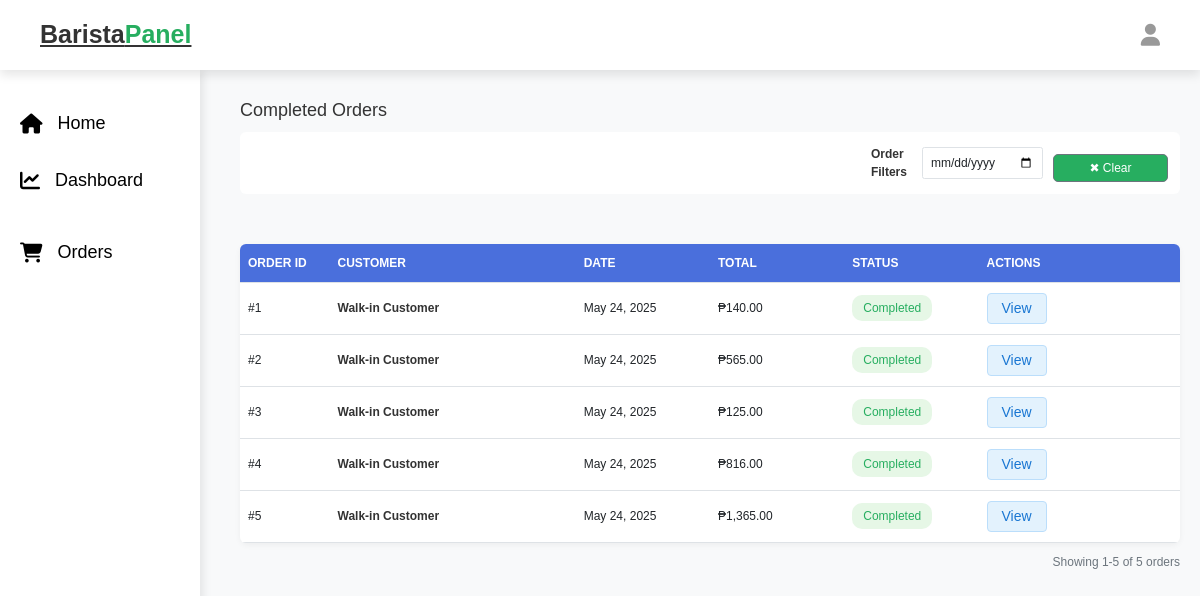
Page /barista_orders.php (signed in) on the earlier database version.
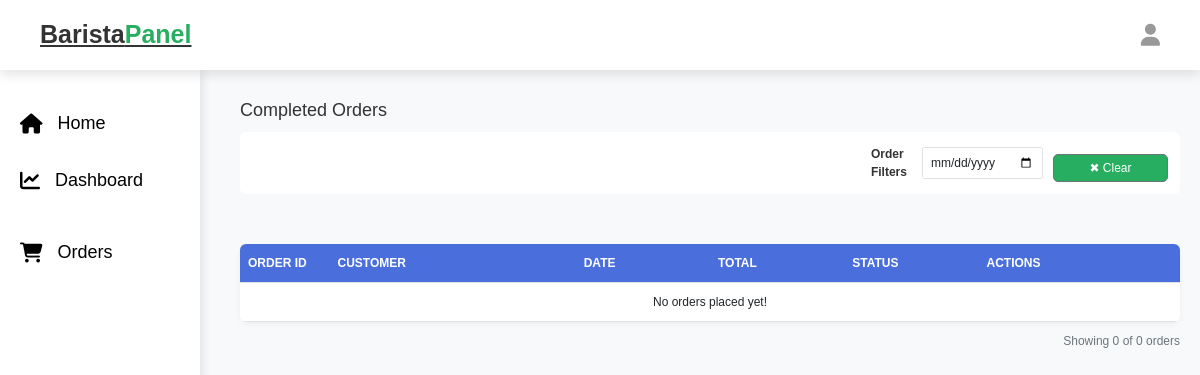
Same page on the later database version.
### tables this page shows
CREATE TABLE `orders` (
  `id` int NOT NULL,
  `user_id` int NOT NULL,
  `name` varchar(100) NOT NULL,
  `number` varchar(12) NOT NULL,
  `email` varchar(100) NOT NULL,
  `method` varchar(50) NOT NULL,
  `address` varchar(500) NOT NULL,
  `payment_status` varchar(20) NOT NULL DEFAULT 'on Queue',
  `cashier` text,
  `receipt` varchar(255) DEFAULT NULL,
  `barista` text,
  `type` enum('coffee','online') NOT NULL DEFAULT 'coffee',
  `placed_on` timestamp NOT NULL DEFAULT CURRENT_TIMESTAMP ON UPDATE CURRENT_TIMESTAMP
);

### barista_orders.php (the view, shortened to what this page needs)
<?php
@include 'config.php';
$cashier_name = $_SESSION['barista_name'] ?? 'Unknown';
$select_orders = $conn->prepare("
    SELECT
        o.id AS order_id,
        o.name,
        o.email,
        o.placed_on,
        o.payment_status,
        o.type,
        GROUP_CONCAT(op.product_id) AS product_ids,
        (SELECT SUM(op2.subtotal) FROM `order_products` op2 WHERE op2.order_id = o.id) AS total_price
    FROM `orders` o
    LEFT JOIN `order_products` op ON o.id = op.order_id
    WHERE o.payment_status = ?  AND o.barista = ?  AND o.type = 'coffee'
    GROUP BY o.id
");
$select_orders->execute(['completed', $cashier_name]);
$orders = $select_orders->fetchAll(PDO::FETCH_ASSOC);
$formatted_orders = [];
foreach ($orders as $order) {
    $formatted_orders[] = [
        'order_id' => $order['order_id'],
        'name' => htmlspecialchars($order['name']),
        'email' => htmlspecialchars($order['email']),
        'placed_on' => date('M d, Y', strtotime($order['placed_on'])),
        'payment_status' => htmlspecialchars($order['payment_status']),
        'total_price' => number_format($order['total_price'], 2),
        'products' => array_filter(array_map(function ($product_id) use ($conn, $order) {
            $select_product = $conn->prepare("SELECT * FROM `products` WHERE id = ?");
            $select_product->execute([$product_id]);
            $product = $select_product->fetch(PDO::FETCH_ASSOC);
            $select_order_product = $conn->prepare("SELECT * FROM `order_products` WHERE order_id = ? AND product_id = ?");
            $select_order_product->execute([$order['order_id'], $product_id]);
            $order_product = $select_order_product->fetch(PDO::FETCH_ASSOC);
            $product['quantity'] = $order_product['quantity'];
            $product['subtotal'] = $order_product['subtotal'];
            return [
                'id' => $product['id'],
                'name' => htmlspecialchars($product['name'] ?? '', ENT_QUOTES, 'UTF-8'),
                'quantity' => htmlspecialchars($product['quantity'] ?? '0', ENT_QUOTES, 'UTF-8'),
                'price' => number_format($product['price'] ?? 0, 2),
                'subtotal' => number_format($product['subtotal'] ?? 0, 2),
                'cup_sizes' => json_decode($order_product['cup_sizes'] ?? '[]', true) ?: [],
                'ingredients' => array_map(function ($ingredient) {
                    return [
                        'name' => htmlspecialchars($ingredient['name'] ?? '', ENT_QUOTES, 'UTF-8'),
                        'level' => htmlspecialchars($ingredient['level'] ?? '', ENT_QUOTES, 'UTF-8')
                    ];
                }, json_decode($order_product['ingredients'] ?? '[]', true) ?: []),
                'add_ons' => array_map(function ($addOn) {
                    return [
                        'name' => htmlspecialchars($addOn['name'] ?? '', ENT_QUOTES, 'UTF-8'),
                        'price' => number_format($addOn['price'] ?? 0, 2)
                    ];
                }, json_decode($order_product['add_ons'] ?? '[]', true) ?: []),
            ];
        }, explode(',', $order['product_ids'])))
    ];
}
$orders = $formatted_orders;
?>
<!DOCTYPE html>
<html lang="en">
<head>
    <link rel="stylesheet" href="https://cdnjs.cloudflare.com/ajax/libs/font-awesome/6.1.1/css/all.min.css">
    <link rel="stylesheet" href="https://cdn.jsdelivr.net/npm/bootstrap@5.3.0/dist/css/bootstrap.min.css">
    <link rel="stylesheet" href="css/admin_style.css">
</head>
<body>
    <?php include 'barista_header.php'; ?>
    <div class="admin-container">
        <div class="d-flex justify-content-between align-items-center mb-3">
            <h2 class="mb-0" style="font-size: 18px;">Completed Orders</h2>
        </div>
        <div class="filter-section">
            <div class="filter-container">
                <label class="me-2 fw-bold" style="font-size: 12px;">Order Filters</label>
                <input type="date" class="form-control form-control-sm" style="width: 140px;" id="dateFilter">
                <button class="btn btn-sm btn-outline-secondary" style="font-size: 12px;" id="clearFilters">✖
                    Clear</button>
            </div>
        </div>
        <div class="card">
            <div class="table-responsive">
                <table class="table table-hover">
                    <thead>
                        <tr>
                            <th style="width: 8%">ORDER ID</th>
                            <th style="width: 22%">CUSTOMER</th>
                            <th style="width: 12%">DATE</th>
                            <th style="width: 12%">TOTAL</th>
                            <th style="width: 12%">STATUS</th>
                            <th style="width: 18%">ACTIONS</th>
                        </tr>
                    </thead>
                    <tbody>
                        <?php if (!empty($orders)): ?>
                            <?php foreach ($orders as $order): ?>
                                <?php
                                $status_class = $order['payment_status'] == 'completed' ? 'status-completed' : 'status-pending';
                                $order_date = date('M d, Y', strtotime($order['placed_on']));
                                ?>
                                <tr data-id="<?= $order['order_id'] ?>" data-status="<?= $order['payment_status'] ?>"
                                    data-date="<?= date('Y-m-d', strtotime($order['placed_on'])) ?>">
                                    <td>#<?= $order['order_id'] ?></td>
                                    <td>
                                        <div class="fw-semibold" style="font-size: 12px;">
                                            <?= htmlspecialchars($order['name']) ?>
                                        </div>
                                    </td>
                                    <td><?= $order_date ?></td>
                                    <td>₱<?= number_format((float) str_replace(',', '', $order['total_price']), 2) ?></td>
                                    <td>
                                        <span class="status-badge <?= $status_class ?>">
                                            <?= ucfirst($order['payment_status']) ?>
                                        </span>
                                    </td>
                                    <td>
                                        <button class="action-btn btn-view" data-bs-toggle="modal"
                                            data-bs-target="#viewOrderModal-<?= $order['order_id'] ?>">
                                            View
                                        </button>
                                    </td>
                                </tr>
                            <?php endforeach; ?>
                        <?php else: ?>
                            <tr>
                                <td colspan="6" class="empty-orders">No orders placed yet!</td>
                            </tr>
                        <?php endif; ?>
                    </tbody>
                </table>
            </div>
        </div>
        <div class="pagination-info">
            Showing <?= !empty($orders) ? '1-' . count($orders) : '0' ?> of <?= count($orders) ?> orders
        </div>
    </div>
</body>
</html>

### barista_header.php (shortened to what this page needs)
<!DOCTYPE html>
<html lang="en">
<head>
   <link rel="stylesheet" href="css/admin_header.css">
</head>
<body>
   <header class="header">
      <div class="flex">
         <a href="barista_page.php" class="logo">Barista<span>Panel</span></a>
         <div class="icons">
            <div id="user-btn" class="fas fa-user"></div>
         </div>
      </div>
   </header>
   <?php include 'barista_sidebar.php'; ?>
</body>
</html>

### barista_sidebar.php (shortened to what this page needs)
<!DOCTYPE html>
<html lang="en">
<head>
   <link rel="stylesheet" href="css/admin_sidebar.css">
</head>
<body>
<aside class="sidebar">
   <nav class="navbar">
      <a href="barista_page.php"><i class="fas fa-home"></i> Home</a>
      <div class="dropdown menu-section">
         <a href="#" class="dropdown-btn"><i class="fas fa-chart-line"></i> Dashboard</a>
      </div>
      <div class="dropdown menu-section">
         <a href="#" class="dropdown-btn"><i class="fas fa-shopping-cart"></i> Orders</a>
      </div>
   </nav>
</aside>
</body>
</html>

### css/admin_header.css (style rules this page uses)
.header { width: 100%; height: 70px; background-color: white; color: #fff; display: flex; align-items: center; justify-content: space-between; padding: 0 20px; position: fixed; top: 0; left: 0; z-index: 1001; }
.header .logo { font-size: 24px; font-weight: bold; color: #333; }
.header .logo span { color: #0f0; }
.header .icons { display: flex; align-items: center; gap: 15px; }
.header .icons #user-btn { font-size: 22px; cursor: pointer; color: #999; }
.flex { width: 100%; display: flex; justify-content: space-between; align-items: center; }

### css/admin_sidebar.css (style rules this page uses)
.sidebar { width: 200px; height: calc(100vh - 70px); background-color: white; color: #000; position: fixed; top: 70px; left: 0; display: flex; flex-direction: column; padding-top: 20px; box-shadow: 2px 0 10px rgba(0, 0, 0, 0.1); z-index: 1000; }
.sidebar .navbar a { color: #000; text-decoration: none; padding: 15px 20px; display: flex; align-items: center; font-size: 18px; transition: background 0.3s, padding-left 0.3s; }
.sidebar .navbar a i { margin-right: 15px; font-size: 20px; color: #000; }
.menu-section { margin-bottom: 15px; display: block; }
.dropdown-btn i { color: darkgreen; }
.sidebar { max-height: 100vh; overflow-y: auto; scrollbar-width: thin; scrollbar-color: darkgreen #f1f1f1; }

### css/components.css (style rules this page uses)
:root { --green:#27ae60; --orange:#f39c12; --red:#e74c3c; --black:#333; --light-color:#666; --white:#fff; --light-bg:#f6f6f6; --border:.2rem solid var(--black); --box-shadow:0 .5rem 1rem rgba(0,0,0,.1); }
* { font-family: 'Nabla', sans-serif; margin:0; padding:0; box-sizing: border-box; outline: none; border:none; text-decoration: none; color:var(--black); }
body { background-color: var(--light-bg); }
html { font-size: 62.5%; overflow-x: hidden; scroll-behavior: smooth; scroll-padding-top: 6.5rem; }
.btn, .delete-btn, .option-btn { display: block; width: 100%; margin-top: 1rem; border-radius: .5rem; color:var(--white); font-size: 2rem; padding:1.3rem 3rem; text-transform: capitalize; cursor: pointer; text-align: center; }
.btn { background-color: var(--green); }
.header { background: var(--white); position: sticky; top:0; left:0; right:0; z-index: 1000; box-shadow: var(--box-shadow); }
.header .flex { display: flex; align-items: center; justify-content: space-between; padding:2rem; margin: 0 auto; max-width: 1200px; position: relative; }
.header .flex .logo { font-size: 2.5rem; color:var(--black); margin-right: 100px; }
.header .flex .logo span { color:var(--green); }
.header .flex .icons > * { font-size: 2.5rem; color:var(--light-color); cursor: pointer; margin-left: 1.5rem; }

### barista_orders.php (style rules this page uses)
body { font-family: 'Segoe UI', Tahoma, Geneva, Verdana, sans-serif; background-color: #f8f9fa; font-size: 14px; }
.admin-container { margin-left: 220px; padding: 20px; margin-top: 80px; }
.card { border-radius: 8px; box-shadow: 0 2px 6px rgba(0, 0, 0, 0.05); border: none; margin-top: 50px; }
.table-responsive { border-radius: 6px; overflow: hidden; }
.table { margin-bottom: 0; width: 100%; table-layout: fixed; }
.table thead th { background-color: #4a6fdc; color: white; font-weight: 600; padding: 10px 8px; font-size: 12px; white-space: nowrap; }
.table tbody td { padding: 10px 8px; vertical-align: middle; font-size: 12px; word-wrap: break-word; }
.filter-section { background-color: white; padding: 12px; border-radius: 6px; margin-bottom: 15px; display: flex; justify-content: flex-end; }
.filter-container { display: flex; align-items: center; gap: 10px; }
.pagination-info { font-size: 12px; color: #6c757d; margin-top: 10px; text-align: right; }
.empty-orders { padding: 20px; font-size: 14px; text-align: center; color: #666; }
.form-control, .form-select { font-size: 12px; padding: 5px 8px; height: 32px; }
.btn-sm { padding: 4px 8px; font-size: 12px; }
.status-badge { padding: 4px 8px; border-radius: 10px; font-size: 12px; font-weight: 500; display: inline-block; min-width: 80px; text-align: center; }
.status-completed { background-color: #e6f7e6; color: #27ae60; }
.action-btn { padding: 4px 8px; border-radius: 4px; font-size: 14px; margin-right: 4px; display: inline-block; text-align: center; min-width: 60px; border: 1px solid transparent; cursor: pointer; }
.btn-view { background-color: #e3f2fd; color: #1976d2; border-color: #bbdefb; }

Differences in the rows shown:
removed orders: id "1", name "Walk-in Customer", order_date "May 24, 2025", total_price "140.00", payment_status "Completed"
removed orders: id "2", name "Walk-in Customer", order_date "May 24, 2025", total_price "565.00", payment_status "Completed"
removed orders: id "3", name "Walk-in Customer", order_date "May 24, 2025", total_price "125.00", payment_status "Completed"
removed orders: id "4", name "Walk-in Customer", order_date "May 24, 2025", total_price "816.00", payment_status "Completed"
no longer on this page (row edited): orders: id "5", name "Walk-in Customer", order_date "May 24, 2025", total_price "1,365.00", payment_status "Completed"
Other differences:
count($orders): "5" → "0"
count($orders): "5" → (not shown)
text no longer shown: "1-"
text now shown: "No orders placed yet! 0"
